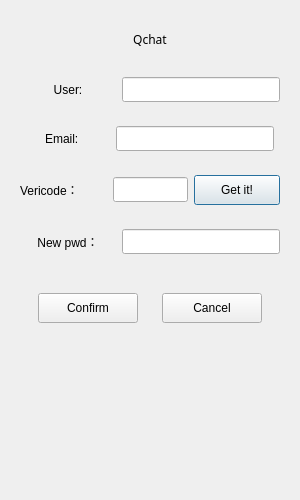
<?xml version="1.0" encoding="UTF-8"?>
<ui version="4.0">
 <class>ResetDialog</class>
 <widget class="QDialog" name="ResetDialog">
  <property name="geometry">
   <rect>
    <x>0</x>
    <y>0</y>
    <width>300</width>
    <height>500</height>
   </rect>
  </property>
  <property name="minimumSize">
   <size>
    <width>300</width>
    <height>500</height>
   </size>
  </property>
  <property name="maximumSize">
   <size>
    <width>300</width>
    <height>500</height>
   </size>
  </property>
  <property name="windowTitle">
   <string>Dialog</string>
  </property>
  <layout class="QVBoxLayout" name="verticalLayout">
   <item>
    <spacer name="verticalSpacer">
     <property name="orientation">
      <enum>Qt::Vertical</enum>
     </property>
     <property name="sizeHint" stdset="0">
      <size>
       <width>20</width>
       <height>40</height>
      </size>
     </property>
    </spacer>
   </item>
   <item>
    <layout class="QHBoxLayout" name="horizontalLayout_6">
     <property name="leftMargin">
      <number>10</number>
     </property>
     <property name="rightMargin">
      <number>10</number>
     </property>
     <property name="bottomMargin">
      <number>10</number>
     </property>
     <item>
      <widget class="QLabel" name="err_tip">
       <property name="minimumSize">
        <size>
         <width>200</width>
         <height>25</height>
        </size>
       </property>
       <property name="maximumSize">
        <size>
         <width>100</width>
         <height>25</height>
        </size>
       </property>
       <property name="font">
        <font>
         <family>STIX Two Text</family>
        </font>
       </property>
       <property name="text">
        <string>Qchat</string>
       </property>
       <property name="alignment">
        <set>Qt::AlignCenter</set>
       </property>
      </widget>
     </item>
    </layout>
   </item>
   <item>
    <widget class="QWidget" name="widget" native="true">
     <layout class="QHBoxLayout" name="horizontalLayout">
      <item>
       <widget class="QLabel" name="user_lb">
        <property name="minimumSize">
         <size>
          <width>0</width>
          <height>25</height>
         </size>
        </property>
        <property name="maximumSize">
         <size>
          <width>16777215</width>
          <height>25</height>
         </size>
        </property>
        <property name="text">
         <string>User:</string>
        </property>
        <property name="alignment">
         <set>Qt::AlignCenter</set>
        </property>
       </widget>
      </item>
      <item>
       <widget class="QLineEdit" name="user_edit">
        <property name="minimumSize">
         <size>
          <width>158</width>
          <height>25</height>
         </size>
        </property>
        <property name="maximumSize">
         <size>
          <width>158</width>
          <height>25</height>
         </size>
        </property>
       </widget>
      </item>
     </layout>
    </widget>
   </item>
   <item>
    <widget class="QWidget" name="widget_2" native="true">
     <layout class="QHBoxLayout" name="horizontalLayout_2">
      <item>
       <widget class="QLabel" name="email_lb">
        <property name="minimumSize">
         <size>
          <width>80</width>
          <height>25</height>
         </size>
        </property>
        <property name="maximumSize">
         <size>
          <width>80</width>
          <height>25</height>
         </size>
        </property>
        <property name="text">
         <string>Email:  </string>
        </property>
        <property name="alignment">
         <set>Qt::AlignCenter</set>
        </property>
       </widget>
      </item>
      <item>
       <widget class="QLineEdit" name="email_edit">
        <property name="minimumSize">
         <size>
          <width>158</width>
          <height>25</height>
         </size>
        </property>
        <property name="maximumSize">
         <size>
          <width>158</width>
          <height>25</height>
         </size>
        </property>
       </widget>
      </item>
     </layout>
    </widget>
   </item>
   <item>
    <widget class="QWidget" name="widget_3" native="true">
     <layout class="QHBoxLayout" name="horizontalLayout_3">
      <item>
       <widget class="QLabel" name="verify_lb">
        <property name="minimumSize">
         <size>
          <width>0</width>
          <height>25</height>
         </size>
        </property>
        <property name="maximumSize">
         <size>
          <width>16777215</width>
          <height>25</height>
         </size>
        </property>
        <property name="text">
         <string>Vericode：  </string>
        </property>
        <property name="alignment">
         <set>Qt::AlignLeading|Qt::AlignLeft|Qt::AlignVCenter</set>
        </property>
       </widget>
      </item>
      <item>
       <widget class="QLineEdit" name="verify_edit">
        <property name="minimumSize">
         <size>
          <width>75</width>
          <height>25</height>
         </size>
        </property>
        <property name="maximumSize">
         <size>
          <width>75</width>
          <height>25</height>
         </size>
        </property>
        <property name="alignment">
         <set>Qt::AlignLeading|Qt::AlignLeft|Qt::AlignVCenter</set>
        </property>
       </widget>
      </item>
      <item>
       <widget class="QPushButton" name="fp_verify_btn">
        <property name="minimumSize">
         <size>
          <width>0</width>
          <height>30</height>
         </size>
        </property>
        <property name="maximumSize">
         <size>
          <width>16775</width>
          <height>30</height>
         </size>
        </property>
        <property name="layoutDirection">
         <enum>Qt::LeftToRight</enum>
        </property>
        <property name="text">
         <string>Get it!</string>
        </property>
       </widget>
      </item>
     </layout>
    </widget>
   </item>
   <item>
    <widget class="QWidget" name="widget_4" native="true">
     <layout class="QHBoxLayout" name="horizontalLayout_4">
      <item>
       <widget class="QLabel" name="pwd_lb">
        <property name="minimumSize">
         <size>
          <width>0</width>
          <height>25</height>
         </size>
        </property>
        <property name="maximumSize">
         <size>
          <width>16777215</width>
          <height>25</height>
         </size>
        </property>
        <property name="text">
         <string>New pwd：</string>
        </property>
        <property name="alignment">
         <set>Qt::AlignCenter</set>
        </property>
       </widget>
      </item>
      <item>
       <widget class="QLineEdit" name="pwd_edit">
        <property name="minimumSize">
         <size>
          <width>158</width>
          <height>25</height>
         </size>
        </property>
        <property name="maximumSize">
         <size>
          <width>158</width>
          <height>25</height>
         </size>
        </property>
       </widget>
      </item>
     </layout>
    </widget>
   </item>
   <item>
    <spacer name="verticalSpacer_8">
     <property name="orientation">
      <enum>Qt::Vertical</enum>
     </property>
     <property name="sizeHint" stdset="0">
      <size>
       <width>20</width>
       <height>40</height>
      </size>
     </property>
    </spacer>
   </item>
   <item>
    <widget class="QWidget" name="widget_5" native="true">
     <layout class="QHBoxLayout" name="horizontalLayout_5">
      <item>
       <widget class="QPushButton" name="fp_sure_btn">
        <property name="minimumSize">
         <size>
          <width>100</width>
          <height>30</height>
         </size>
        </property>
        <property name="maximumSize">
         <size>
          <width>100</width>
          <height>30</height>
         </size>
        </property>
        <property name="text">
         <string>Confirm</string>
        </property>
       </widget>
      </item>
      <item>
       <widget class="QPushButton" name="fp_return_btn">
        <property name="minimumSize">
         <size>
          <width>100</width>
          <height>30</height>
         </size>
        </property>
        <property name="maximumSize">
         <size>
          <width>100</width>
          <height>30</height>
         </size>
        </property>
        <property name="text">
         <string>Cancel</string>
        </property>
       </widget>
      </item>
     </layout>
    </widget>
   </item>
   <item>
    <spacer name="verticalSpacer_4">
     <property name="orientation">
      <enum>Qt::Vertical</enum>
     </property>
     <property name="sizeHint" stdset="0">
      <size>
       <width>20</width>
       <height>40</height>
      </size>
     </property>
    </spacer>
   </item>
   <item>
    <spacer name="verticalSpacer_2">
     <property name="orientation">
      <enum>Qt::Vertical</enum>
     </property>
     <property name="sizeHint" stdset="0">
      <size>
       <width>20</width>
       <height>40</height>
      </size>
     </property>
    </spacer>
   </item>
   <item>
    <spacer name="verticalSpacer_9">
     <property name="orientation">
      <enum>Qt::Vertical</enum>
     </property>
     <property name="sizeHint" stdset="0">
      <size>
       <width>20</width>
       <height>40</height>
      </size>
     </property>
    </spacer>
   </item>
   <item>
    <spacer name="verticalSpacer_11">
     <property name="orientation">
      <enum>Qt::Vertical</enum>
     </property>
     <property name="sizeHint" stdset="0">
      <size>
       <width>20</width>
       <height>40</height>
      </size>
     </property>
    </spacer>
   </item>
   <item>
    <spacer name="verticalSpacer_12">
     <property name="orientation">
      <enum>Qt::Vertical</enum>
     </property>
     <property name="sizeHint" stdset="0">
      <size>
       <width>20</width>
       <height>40</height>
      </size>
     </property>
    </spacer>
   </item>
   <item>
    <spacer name="verticalSpacer_5">
     <property name="orientation">
      <enum>Qt::Vertical</enum>
     </property>
     <property name="sizeHint" stdset="0">
      <size>
       <width>20</width>
       <height>40</height>
      </size>
     </property>
    </spacer>
   </item>
   <item>
    <spacer name="verticalSpacer_10">
     <property name="orientation">
      <enum>Qt::Vertical</enum>
     </property>
     <property name="sizeHint" stdset="0">
      <size>
       <width>20</width>
       <height>40</height>
      </size>
     </property>
    </spacer>
   </item>
   <item>
    <spacer name="verticalSpacer_6">
     <property name="orientation">
      <enum>Qt::Vertical</enum>
     </property>
     <property name="sizeHint" stdset="0">
      <size>
       <width>20</width>
       <height>40</height>
      </size>
     </property>
    </spacer>
   </item>
   <item>
    <spacer name="verticalSpacer_7">
     <property name="orientation">
      <enum>Qt::Vertical</enum>
     </property>
     <property name="sizeHint" stdset="0">
      <size>
       <width>20</width>
       <height>40</height>
      </size>
     </property>
    </spacer>
   </item>
   <item>
    <spacer name="verticalSpacer_3">
     <property name="orientation">
      <enum>Qt::Vertical</enum>
     </property>
     <property name="sizeHint" stdset="0">
      <size>
       <width>20</width>
       <height>40</height>
      </size>
     </property>
    </spacer>
   </item>
  </layout>
 </widget>
 <resources/>
 <connections/>
</ui>
